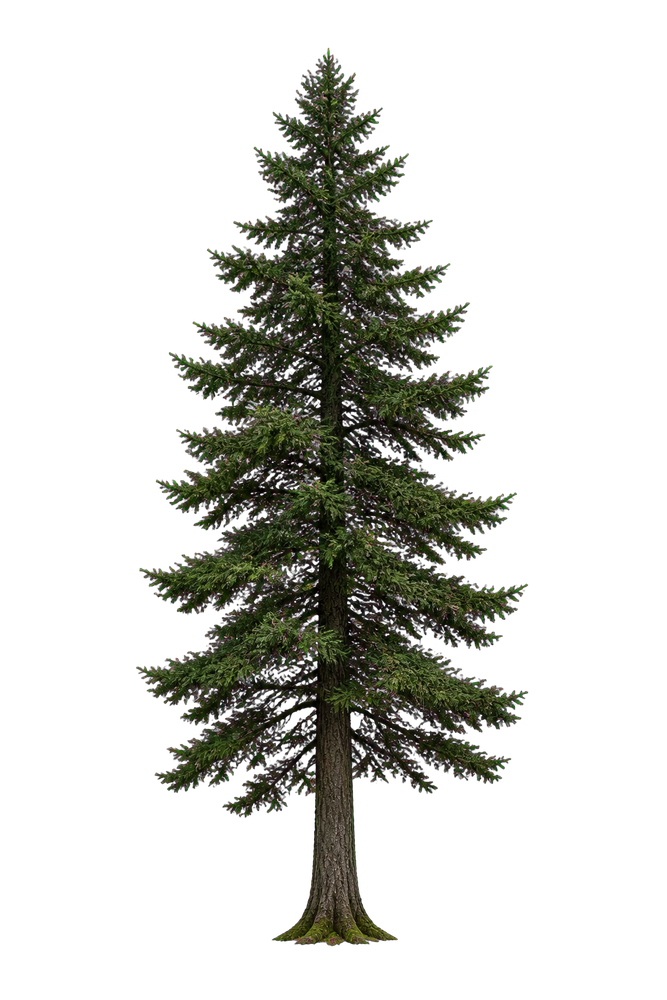
#> input picture assets/environment/generated/douglas-fir-card-v2.png, 667 x 1000 px, shrunk from 1024 x 1536 before the run
$ python build-tree-card-maps.py
#> lines starting #> are read from the running program, lines starting #| are printed output that depends on the picture
#!/usr/bin/env python3
"""Build lightweight PBR helper maps for the generated Douglas-fir card.

The source color image and its chroma-keyed alpha counterpart stay in the
repository.  This utility derives a subtle normal response and a high-roughness
map for the cutout card; it does not claim to add source photographic detail.
"""

from pathlib import Path
from math import sqrt

from PIL import Image, ImageFilter, ImageOps


ROOT = Path(__file__).resolve().parents[1]
ASSET_ROOT = ROOT / 'assets' / 'environment' / 'generated'
SOURCE = ASSET_ROOT / 'douglas-fir-card-v2.png'
NORMAL = ASSET_ROOT / 'douglas-fir-card-v2-normal.png'
ROUGHNESS = ASSET_ROOT / 'douglas-fir-card-v2-roughness.png'


def main() -> None:
    color = Image.open(SOURCE).convert('RGBA')
#> color is the input picture: PIL image 667x1000 RGBA; mean R, G, B, A 12.6, 13.4, 8.8, 57.2
    alpha = color.getchannel('A')
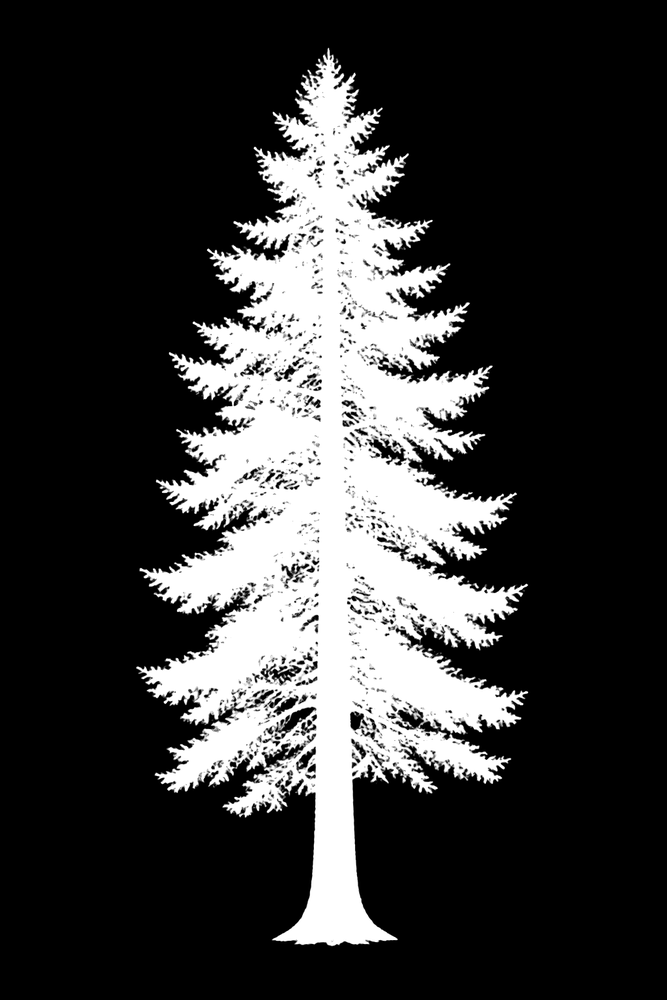
#> alpha: PIL image 667x1000 L; min 0, max 255, mean 57.2
    luminance = ImageOps.grayscale(color.convert('RGB')).filter(ImageFilter.GaussianBlur(0.85))
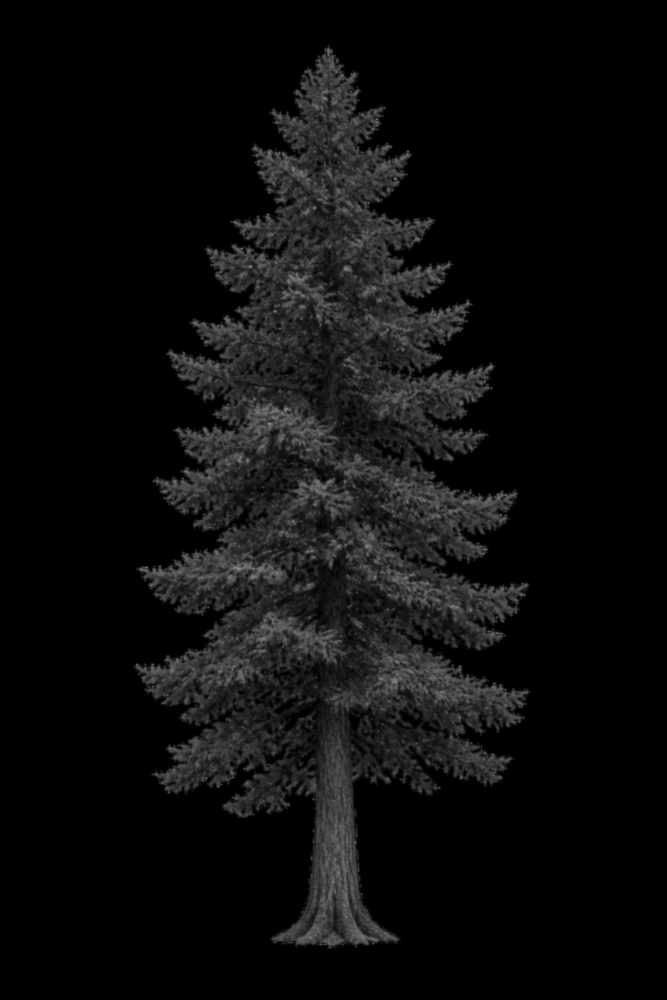
#> luminance: PIL image 667x1000 L; min 0, max 141, mean 12.7
    width, height = color.size
#> width = 667; height = 1000
    lum = luminance.load()
    mask = alpha.load()
    normal = Image.new('RGBA', color.size)
#> normal: PIL image 667x1000 RGBA; every value is 0
    roughness = Image.new('RGBA', color.size)
    normal_pixels = normal.load()
    roughness_pixels = roughness.load()

    for y in range(height):
        above = max(0, y - 1)
        below = min(height - 1, y + 1)
        for x in range(width):
            left = max(0, x - 1)
            right = min(width - 1, x + 1)
            opacity = mask[x, y]
            if opacity == 0:
                normal_pixels[x, y] = (128, 128, 255, 0)
                roughness_pixels[x, y] = (255, 255, 255, 0)
                continue
            # A restrained height response prevents foliage cards from looking
            # embossed while still catching directional light around needles.
            dx = (lum[right, y] - lum[left, y]) / 255.0
            dy = (lum[x, below] - lum[x, above]) / 255.0
            nx, ny, nz = -dx * 1.2, dy * 1.2, 1.0
            length = sqrt(nx * nx + ny * ny + nz * nz)
            nx, ny, nz = nx / length, ny / length, nz / length
            normal_pixels[x, y] = (
                round((nx * 0.5 + 0.5) * 255),
                round((ny * 0.5 + 0.5) * 255),
                round((nz * 0.5 + 0.5) * 255),
                opacity,
            )
            # Wet bark and needles stay deliberately rough; alpha keeps the
            # helper maps consistent with the source card silhouette.
            value = round(196 + (255 - lum[x, y]) * 0.21)
            roughness_pixels[x, y] = (value, value, value, opacity)

    NORMAL.parent.mkdir(parents=True, exist_ok=True)
    normal.save(NORMAL, optimize=True)
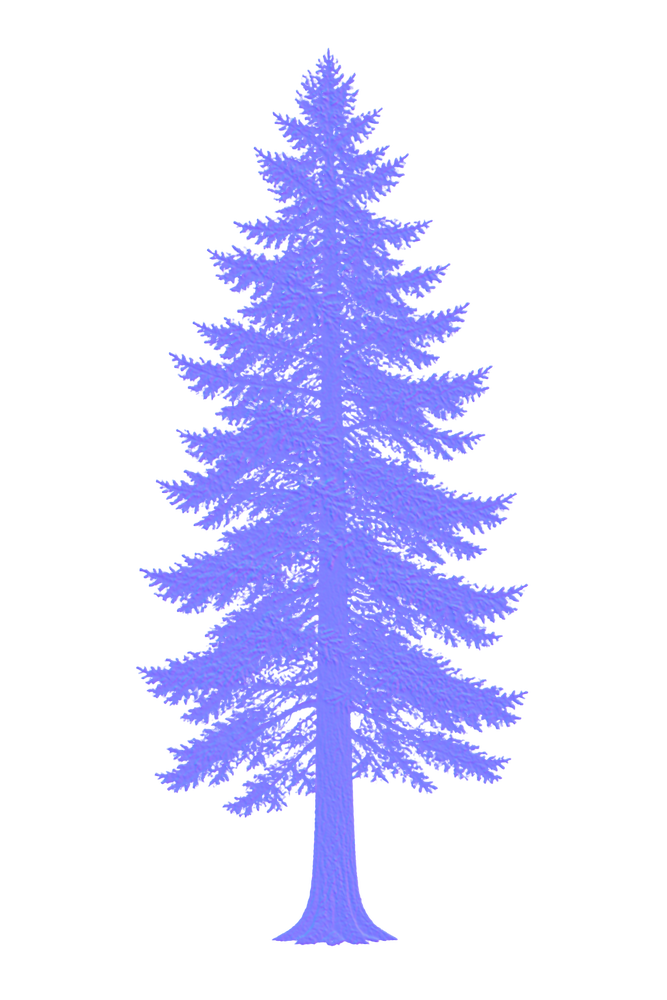
#> saved as douglas-fir-card-v2-normal.png: PIL image 667x1000 RGBA; mean R, G, B, A 127.9, 127.8, 254.8, 57.2; transparent parts drawn white
    roughness.save(ROUGHNESS, optimize=True)
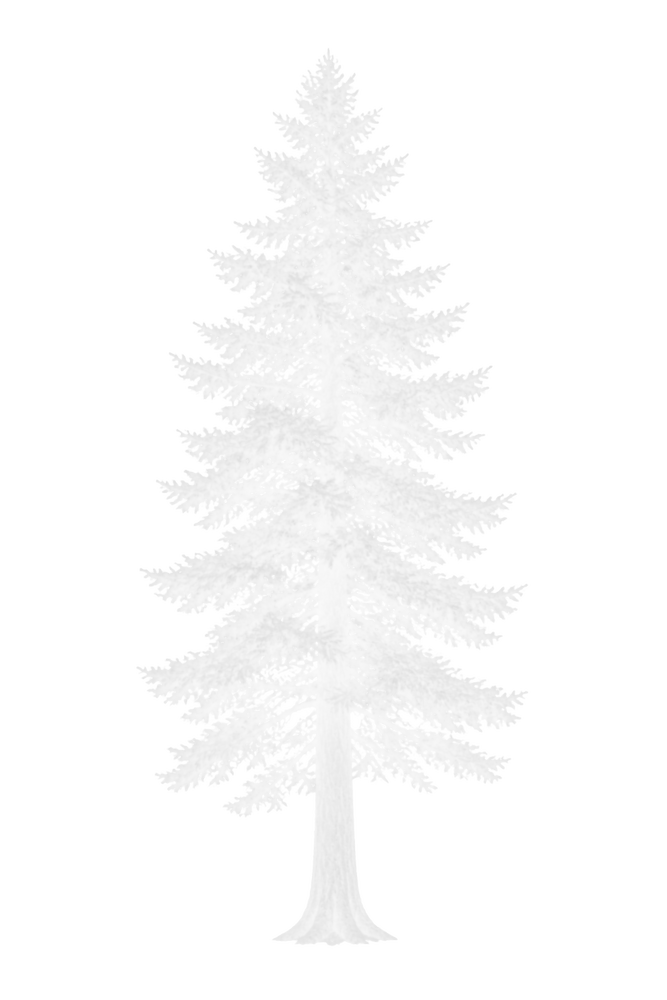
#> saved as douglas-fir-card-v2-roughness.png: PIL image 667x1000 RGBA; mean R, G, B, A 251, 251, 251, 57.2; transparent parts drawn white
    print(f'Wrote {NORMAL.relative_to(ROOT)} and {ROUGHNESS.relative_to(ROOT)}')


if __name__ == '__main__':
    main()
